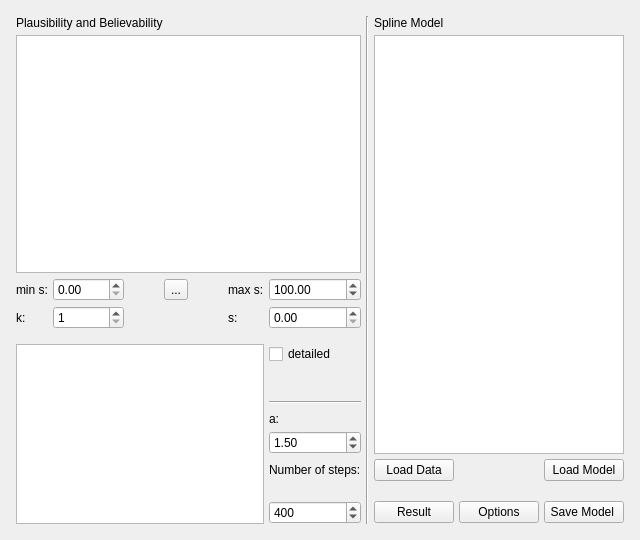
<?xml version="1.0" encoding="UTF-8"?>
<ui version="4.0">
 <class>SplineWidget</class>
 <widget class="QWidget" name="SplineWidget">
  <property name="geometry">
   <rect>
    <x>0</x>
    <y>0</y>
    <width>640</width>
    <height>540</height>
   </rect>
  </property>
  <property name="sizePolicy">
   <sizepolicy hsizetype="Preferred" vsizetype="Preferred">
    <horstretch>1</horstretch>
    <verstretch>1</verstretch>
   </sizepolicy>
  </property>
  <property name="sizeIncrement">
   <size>
    <width>1</width>
    <height>1</height>
   </size>
  </property>
  <property name="windowTitle">
   <string>SplineProgram</string>
  </property>
  <layout class="QGridLayout" name="gridLayout_2">
   <item row="0" column="0">
    <widget class="QWidget" name="gridWidget" native="true">
     <layout class="QGridLayout" name="gridLayout" rowstretch="0,0,0,0,0,0,0,0,0,0,0,0,0,0,0,0" columnstretch="0,0,0,0,0,0,0,0,0,0,0">
      <property name="sizeConstraint">
       <enum>QLayout::SetNoConstraint</enum>
      </property>
      <property name="leftMargin">
       <number>5</number>
      </property>
      <property name="topMargin">
       <number>5</number>
      </property>
      <property name="rightMargin">
       <number>5</number>
      </property>
      <property name="bottomMargin">
       <number>5</number>
      </property>
      <property name="spacing">
       <number>5</number>
      </property>
      <item row="2" column="2">
       <spacer name="horizontalSpacer">
        <property name="orientation">
         <enum>Qt::Horizontal</enum>
        </property>
        <property name="sizeHint" stdset="0">
         <size>
          <width>40</width>
          <height>20</height>
         </size>
        </property>
       </spacer>
      </item>
      <item row="3" column="2" colspan="3">
       <spacer name="horizontalSpacer_2">
        <property name="orientation">
         <enum>Qt::Horizontal</enum>
        </property>
        <property name="sizeHint" stdset="0">
         <size>
          <width>40</width>
          <height>20</height>
         </size>
        </property>
       </spacer>
      </item>
      <item row="2" column="4">
       <spacer name="horizontalSpacer_4">
        <property name="orientation">
         <enum>Qt::Horizontal</enum>
        </property>
        <property name="sizeHint" stdset="0">
         <size>
          <width>40</width>
          <height>20</height>
         </size>
        </property>
       </spacer>
      </item>
      <item row="11" column="6">
       <widget class="QLabel" name="alpha_label">
        <property name="autoFillBackground">
         <bool>true</bool>
        </property>
        <property name="text">
         <string>a:</string>
        </property>
       </widget>
      </item>
      <item row="2" column="3">
       <widget class="QToolButton" name="PlBl_button">
        <property name="text">
         <string>...</string>
        </property>
       </widget>
      </item>
      <item row="10" column="6">
       <widget class="Line" name="line_2">
        <property name="sizePolicy">
         <sizepolicy hsizetype="Minimum" vsizetype="Expanding">
          <horstretch>5</horstretch>
          <verstretch>0</verstretch>
         </sizepolicy>
        </property>
        <property name="orientation">
         <enum>Qt::Horizontal</enum>
        </property>
       </widget>
      </item>
      <item row="1" column="8" rowspan="12" colspan="3">
       <widget class="GraphicsLayoutWidget" name="Model_plot">
        <property name="sizePolicy">
         <sizepolicy hsizetype="Expanding" vsizetype="Expanding">
          <horstretch>25</horstretch>
          <verstretch>0</verstretch>
         </sizepolicy>
        </property>
       </widget>
      </item>
      <item row="2" column="1">
       <widget class="QDoubleSpinBox" name="min_s_box">
        <property name="maximum">
         <double>9999.989999999999782</double>
        </property>
       </widget>
      </item>
      <item row="3" column="5">
       <widget class="QLabel" name="s_label">
        <property name="font">
         <font>
          <weight>50</weight>
          <italic>false</italic>
          <bold>false</bold>
          <underline>false</underline>
          <strikeout>false</strikeout>
         </font>
        </property>
        <property name="layoutDirection">
         <enum>Qt::RightToLeft</enum>
        </property>
        <property name="autoFillBackground">
         <bool>true</bool>
        </property>
        <property name="text">
         <string>s:</string>
        </property>
        <property name="wordWrap">
         <bool>false</bool>
        </property>
       </widget>
      </item>
      <item row="12" column="6">
       <widget class="QDoubleSpinBox" name="alpha_box">
        <property name="maximum">
         <double>10.000000000000000</double>
        </property>
        <property name="singleStep">
         <double>0.100000000000000</double>
        </property>
        <property name="value">
         <double>1.500000000000000</double>
        </property>
       </widget>
      </item>
      <item row="0" column="8" colspan="3">
       <widget class="QLabel" name="spline_model_label">
        <property name="text">
         <string>Spline Model</string>
        </property>
       </widget>
      </item>
      <item row="3" column="6">
       <widget class="QDoubleSpinBox" name="s_box"/>
      </item>
      <item row="1" column="0" colspan="7">
       <widget class="PlotWidget" name="PlBel_plot">
        <property name="sizePolicy">
         <sizepolicy hsizetype="Expanding" vsizetype="Expanding">
          <horstretch>10</horstretch>
          <verstretch>25</verstretch>
         </sizepolicy>
        </property>
       </widget>
      </item>
      <item row="13" column="9">
       <spacer name="horizontalSpacer_3">
        <property name="orientation">
         <enum>Qt::Horizontal</enum>
        </property>
        <property name="sizeHint" stdset="0">
         <size>
          <width>40</width>
          <height>20</height>
         </size>
        </property>
       </spacer>
      </item>
      <item row="0" column="0" colspan="7">
       <widget class="QLabel" name="pl_bel_label">
        <property name="text">
         <string>Plausibility and Believability</string>
        </property>
       </widget>
      </item>
      <item row="15" column="10">
       <widget class="QPushButton" name="save_model_button">
        <property name="text">
         <string>Save Model </string>
        </property>
       </widget>
      </item>
      <item row="2" column="6">
       <widget class="QDoubleSpinBox" name="max_s_box">
        <property name="maximum">
         <double>999.990000000000009</double>
        </property>
        <property name="value">
         <double>100.000000000000000</double>
        </property>
       </widget>
      </item>
      <item row="13" column="8">
       <widget class="QPushButton" name="load_data_button">
        <property name="text">
         <string>Load Data</string>
        </property>
       </widget>
      </item>
      <item row="13" column="6">
       <widget class="QLabel" name="num_label">
        <property name="layoutDirection">
         <enum>Qt::RightToLeft</enum>
        </property>
        <property name="autoFillBackground">
         <bool>true</bool>
        </property>
        <property name="text">
         <string>Number of steps:</string>
        </property>
       </widget>
      </item>
      <item row="13" column="10">
       <widget class="QPushButton" name="load_model_button">
        <property name="text">
         <string>Load Model</string>
        </property>
       </widget>
      </item>
      <item row="2" column="5">
       <widget class="QLabel" name="max_s_label">
        <property name="layoutDirection">
         <enum>Qt::RightToLeft</enum>
        </property>
        <property name="autoFillBackground">
         <bool>true</bool>
        </property>
        <property name="text">
         <string>max s:</string>
        </property>
       </widget>
      </item>
      <item row="2" column="0">
       <widget class="QLabel" name="min_s_label">
        <property name="layoutDirection">
         <enum>Qt::RightToLeft</enum>
        </property>
        <property name="autoFillBackground">
         <bool>true</bool>
        </property>
        <property name="text">
         <string>min s:</string>
        </property>
       </widget>
      </item>
      <item row="0" column="7" rowspan="16">
       <widget class="Line" name="line">
        <property name="orientation">
         <enum>Qt::Vertical</enum>
        </property>
       </widget>
      </item>
      <item row="15" column="6">
       <widget class="QSpinBox" name="num_box">
        <property name="minimum">
         <number>100</number>
        </property>
        <property name="maximum">
         <number>10000</number>
        </property>
        <property name="singleStep">
         <number>50</number>
        </property>
        <property name="value">
         <number>400</number>
        </property>
       </widget>
      </item>
      <item row="3" column="0">
       <widget class="QLabel" name="k_label">
        <property name="layoutDirection">
         <enum>Qt::RightToLeft</enum>
        </property>
        <property name="autoFillBackground">
         <bool>true</bool>
        </property>
        <property name="text">
         <string>k:</string>
        </property>
       </widget>
      </item>
      <item row="3" column="1">
       <widget class="QSpinBox" name="k_box">
        <property name="minimum">
         <number>1</number>
        </property>
        <property name="maximum">
         <number>5</number>
        </property>
       </widget>
      </item>
      <item row="15" column="8">
       <widget class="QPushButton" name="result_button">
        <property name="sizePolicy">
         <sizepolicy hsizetype="Minimum" vsizetype="Fixed">
          <horstretch>0</horstretch>
          <verstretch>0</verstretch>
         </sizepolicy>
        </property>
        <property name="text">
         <string>Result</string>
        </property>
       </widget>
      </item>
      <item row="15" column="9">
       <widget class="QPushButton" name="options_button">
        <property name="text">
         <string>Options</string>
        </property>
       </widget>
      </item>
      <item row="6" column="0" rowspan="10" colspan="6">
       <widget class="PlotWidget" name="graphicsView">
        <property name="sizePolicy">
         <sizepolicy hsizetype="Expanding" vsizetype="Expanding">
          <horstretch>1</horstretch>
          <verstretch>1</verstretch>
         </sizepolicy>
        </property>
       </widget>
      </item>
      <item row="7" column="6" rowspan="3">
       <spacer name="verticalSpacer">
        <property name="orientation">
         <enum>Qt::Vertical</enum>
        </property>
        <property name="sizeHint" stdset="0">
         <size>
          <width>20</width>
          <height>40</height>
         </size>
        </property>
       </spacer>
      </item>
      <item row="6" column="6">
       <widget class="QCheckBox" name="checkBox">
        <property name="text">
         <string>detailed</string>
        </property>
       </widget>
      </item>
     </layout>
    </widget>
   </item>
  </layout>
 </widget>
 <customwidgets>
  <customwidget>
   <class>GraphicsLayoutWidget</class>
   <extends>QGraphicsView</extends>
   <header location="global">pyqtgraph</header>
  </customwidget>
  <customwidget>
   <class>PlotWidget</class>
   <extends>QGraphicsView</extends>
   <header location="global">pyqtgraph</header>
   <slots>
    <signal>signal1()</signal>
    <slot>slot1()</slot>
   </slots>
  </customwidget>
 </customwidgets>
 <tabstops>
  <tabstop>PlBel_plot</tabstop>
  <tabstop>Model_plot</tabstop>
  <tabstop>max_s_box</tabstop>
  <tabstop>s_box</tabstop>
  <tabstop>save_model_button</tabstop>
 </tabstops>
 <resources/>
 <connections/>
</ui>
